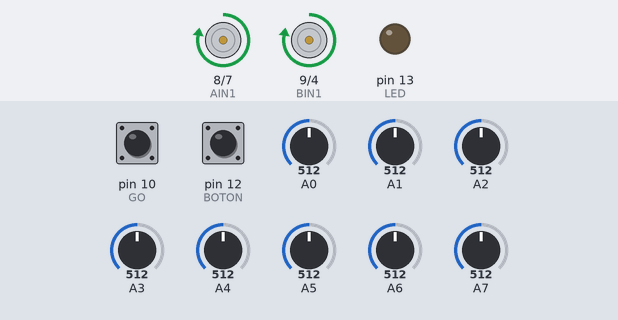
Bench run of a sketch on a simulated Arduino Nano, built with avr-gcc and run on an emulated ATmega328P. Shown: motor-driver pin pairs drawn as motors (green arrow = first pin HIGH = forward, orange = second pin HIGH = backward, longer = more drive, scaled by the enable pin), output pins drawn as LEDs (lit = HIGH). The test bench sets the inputs (shaded band); at power-on: A0 = 512, A1 = 512, A2 = 512, A5 = 512, A7 = 512, A6 = 512, pin 10 (GO) HIGH, pin 12 (BOTON) LOW, A3 = 512, A4 = 512.

Above: at 6.7 s.
6.8 s: A0 set to 716
At 7.8 s:
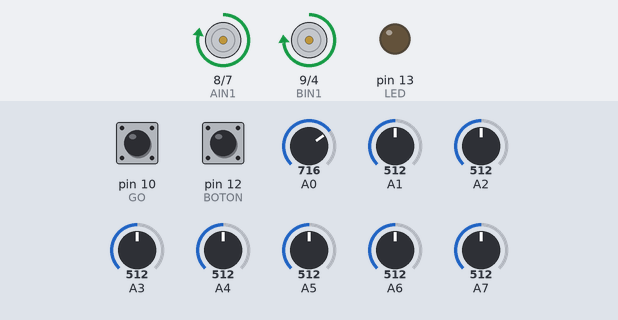
8.3 s: A1 set to 716
At 8.6 s:
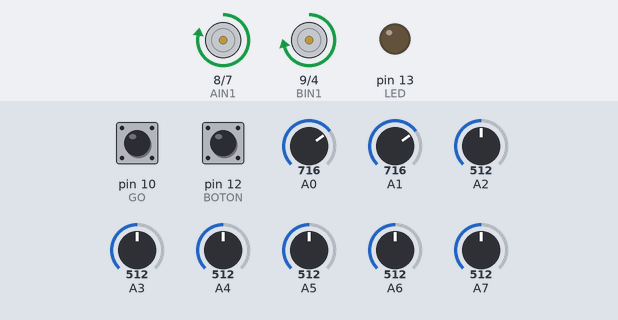
9.8 s: A2 set to 716
At 11.0 s:
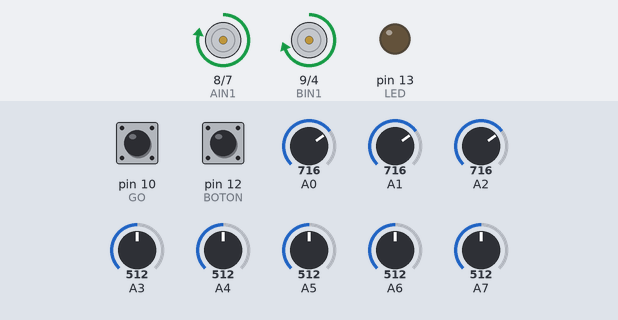
11.3 s: A5 set to 716
At 12.1 s:
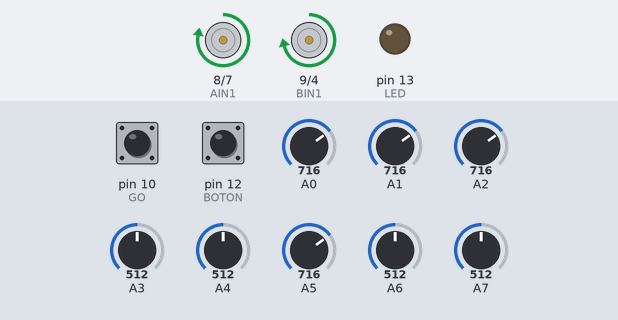
12.8 s: A7 set to 716
At 13.7 s:
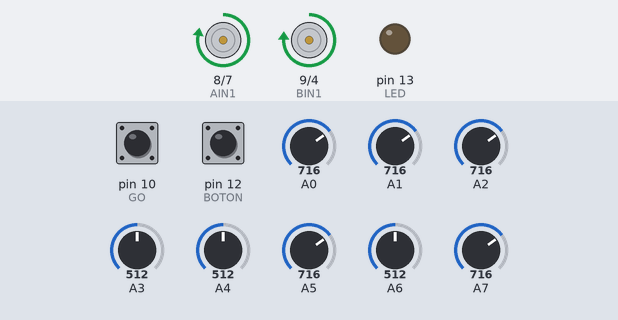
14.3 s: A6 set to 60
At 15.0 s:
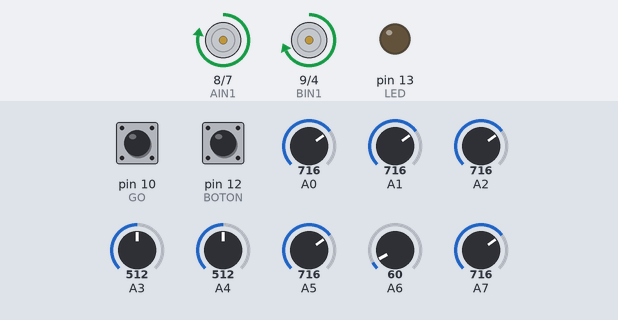
Timing chart, 0 to 16.8 s (numbered marks = the images above; inputs shaded):
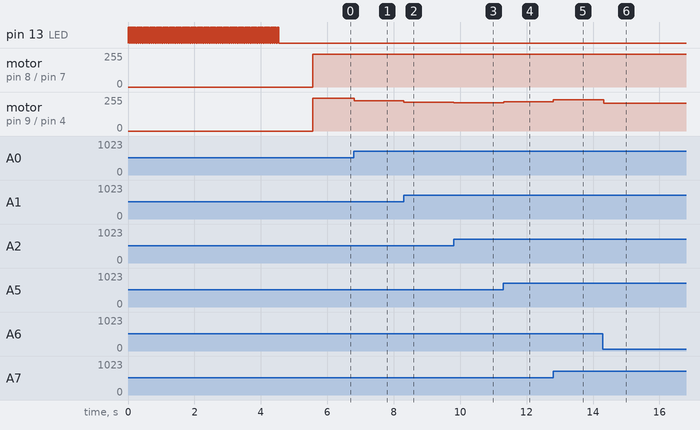

The sketch:

Line_Follower.ino
```cpp
#include <QTRSensors.h>

// Constantes para PID
float KP = .1; // 1.0 /valor maximo teorico de 65535
float KD = 1.1; // 1.0;
float Ki = 0.001;//.006

// Regulación de la velocidad Máxima
int Velmax = 245  ;   //135//40 //Maximo 255 nieveles
int VelFreno=225;     //160 por lomenos 10uds menos que el max
int VelFrenoRev=255;  //10  por lomenos 10uds mayor que el max

//Limites para la lectura de la barra de sensores
int LSuperior = 6900;
int LInferior = 100;

int Target = 3500; // Setpoint (Como utilizamos 6 sensores, la línea debe estar entre 0 y 5000, por lo que el ideal es que esté en 2500)


//Mapeo de pines
#define LED 13

//*****Linea negra
#define AIN1  8
#define AIN2  7
#define PWMB  6

#define BIN1  9
#define BIN2  4
#define PWMA  5
//*****

//*****Linea blanca
//#define AIN1  4
//#define AIN2  3
//#define PWMB  5

//#define PWMA  6
//#define BIN1  8
//#define BIN2  7
//*****

#define NUM_SENSORS             8
#define NUM_SAMPLES_PER_SENSOR  4
#define EMITTER_PIN             11
#define LED     13
#define GO 10

#define BOTON  12//10 //12 es para arrancador y 12 es para boton
#define BOTON1 12  //12

// Data para intrgal
int error1 = 0;
int error2 = 0;
int error3 = 0;
int error4 = 0;
int error5 = 0;
int error6 = 0;

unsigned int position = 0;
//declara variables para utilizar PID
int proporcional = 0;         // Proporcional
int integral = 0;           //Intrgral
int derivativo = 0;          // Derivativo
int diferencial = 0;   // Diferencia aplicada a los motores
int last_prop;         // Última valor del proporcional (utilizado para calcular la derivada del error)


// Configuración de la librería QTR-8A
QTRSensorsAnalog qtra((unsigned char[])
{
  A0, A1, A2, A3, A4, A5, A6, A7
}
, NUM_SENSORS, NUM_SAMPLES_PER_SENSOR, EMITTER_PIN);

unsigned int sensorValues[NUM_SENSORS];

// Función accionamiento motor izquierdo
void Motoriz(int value)
{
  if ( value >= 0 )
  {
    digitalWrite(BIN1, HIGH);
    digitalWrite(BIN2, LOW);
  }
  else
  {
    digitalWrite(BIN1, LOW);
    digitalWrite(BIN2, HIGH);
    value ;
  }
  analogWrite(PWMB, value);
}

// Función accionamiento motor derecho
void Motorde(int value)
{
  if ( value >= 0 )
  {
    digitalWrite(AIN1, HIGH);
    digitalWrite(AIN2, LOW);
  }
  else
  {
    digitalWrite(AIN1, LOW);
    digitalWrite(AIN2, HIGH);
    value *= -1;
  }
  analogWrite(PWMA, value);
}
//Accionamiento de motores
void Motor(int left, int righ)
{
  //digitalWrite(STBY, HIGH);
  Motoriz(left);
  Motorde(righ);
}

//función de freno
void freno(boolean left, boolean righ, int value)
{
  digitalWrite(LED, HIGH);
  if ( left )
  {
 digitalWrite(LED, LOW);

    //    digitalWrite(BIN1, LOW);
    //    digitalWrite(BIN2, HIGH);

    digitalWrite(BIN1, HIGH);
    digitalWrite(BIN2, HIGH);
    analogWrite (PWMB, value);
  }
  if ( righ )
  {
    digitalWrite(LED, LOW);

    //    digitalWrite(AIN1, LOW);
    //    digitalWrite(AIN2, HIGH);

    digitalWrite(AIN1, HIGH);
    digitalWrite(AIN2, HIGH);
    analogWrite (PWMA, value);
  }


}

// BOTON DE ESPERA
void WaitBoton() {
  while (digitalRead(BOTON));
// while (!digitalRead(BOTON));

}

/////////////////////////////////////////////////////

// BOTON DE ESPERA
void WaitGO() {
  while (!digitalRead(GO));
}

///////////////////////////////////////////////////////

void frenos_contorno (int flanco_comparacion)
{
    if  (position<=LInferior)
{

       digitalWrite(BIN1, HIGH);
       digitalWrite(BIN2, LOW);
       analogWrite (PWMB, VelFreno);

       digitalWrite(AIN1, LOW);     //REVERSA
       digitalWrite(AIN2, HIGH);
       analogWrite (PWMA, VelFrenoRev);
           digitalWrite(LED, HIGH);
while(true)
  {
      qtra.read(sensorValues);
      if (sensorValues[0] > flanco_comparacion || sensorValues[1] > flanco_comparacion)

            {
              digitalWrite(LED, LOW);
              break;
            }
     }
}

       if (position >= LSuperior)
       {


       digitalWrite(BIN1, LOW);  //REVERSA
       digitalWrite(BIN2, HIGH);
       analogWrite (PWMB, VelFrenoRev);

       digitalWrite(AIN1, HIGH);
       digitalWrite(AIN2, LOW);
       analogWrite (PWMA, VelFreno);
                  digitalWrite(LED, HIGH);

       while(true)
       {
        qtra.read(sensorValues);
        if (sensorValues[7]>flanco_comparacion ||sensorValues[6]>flanco_comparacion)
        {
          digitalWrite(LED, LOW);
          break;
          }
            }
       }
}
void PID()
{
  position = qtra.readLine(sensorValues, true, false);


  proporcional = ((int)position) - Target;

  derivativo = proporcional - last_prop;
  integral = error1 + error2 + error3 + error4 + error5 + error6;
  last_prop = proporcional;


  error6 = error5;
  error5 = error4;
  error4 = error3;
  error3 = error2;
  error2 = error1;
  error1 = proporcional;


  int diferencial = ( proporcional * KP ) + ( derivativo * KD ) + (integral * Ki) ;

  if ( diferencial > Velmax ) diferencial = Velmax;
  else if ( diferencial < -Velmax ) diferencial = -Velmax;

  ( diferencial < 0 ) ?
  Motor(Velmax + diferencial, Velmax) : Motor(Velmax, Velmax - diferencial);
}
void setup()
{
  // Declaramos como salida los pines utilizados
  pinMode(LED   , OUTPUT);
  pinMode(BIN2  , OUTPUT);
  pinMode(LED  , OUTPUT);
  pinMode(BIN1  , OUTPUT);
  pinMode(PWMB  , OUTPUT);
  pinMode(AIN1  , OUTPUT);
  pinMode(AIN2  , OUTPUT);
  pinMode(PWMA  , OUTPUT);
  pinMode(BOTON, INPUT);
  pinMode(BOTON1, INPUT);
  //pinMode(BUZZER, OUTPUT);

 WaitBoton(); //Presiono para iniciar la calibración
  // Calibramos con la función qtra.calibrate();, y dejamos parpadeando el led, mientras se produce la calibración.
  //WaitBoton(); //PRESIONO BOTON PARA CALIBRAR
  for ( int i = 0; i < 70; i++)
  {
    digitalWrite(LED, HIGH); delay(20);
    qtra.calibrate();
    digitalWrite(LED, LOW);  delay(20);
  }

  delay(1000);
  WaitGO(); //YA CALIBRADO PRESIONO BOTON PARA CONTINUAR
}

void loop(){
   if (digitalRead(GO) == LOW)
  {
    // Si el pin 10 está en LOW, detener el seguidor de línea
    freno(true, true, 0);
  }
  else
  {
    // Continuar con el seguimiento de línea
    PID();
    frenos_contorno(600);
  }
}
```

Measured:
- after the input at 6.8 s, motor on pin 9 (BIN1) / pin 4 (BIN2): forward 245/255 → forward 228/255 at once
- after the input at 8.3 s, motor on pin 9 (BIN1) / pin 4 (BIN2): forward 228/255 → forward 217/255 at once
- after the input at 9.8 s, motor on pin 9 (BIN1) / pin 4 (BIN2): forward 217/255 → forward 211/255 at once
- after the input at 11.3 s, motor on pin 9 (BIN1) / pin 4 (BIN2): forward 211/255 → forward 219/255 at once
- after the input at 12.8 s, motor on pin 9 (BIN1) / pin 4 (BIN2): forward 219/255 → forward 235/255 at once
- after the input at 14.3 s, motor on pin 9 (BIN1) / pin 4 (BIN2): forward 235/255 → forward 208/255 at once
